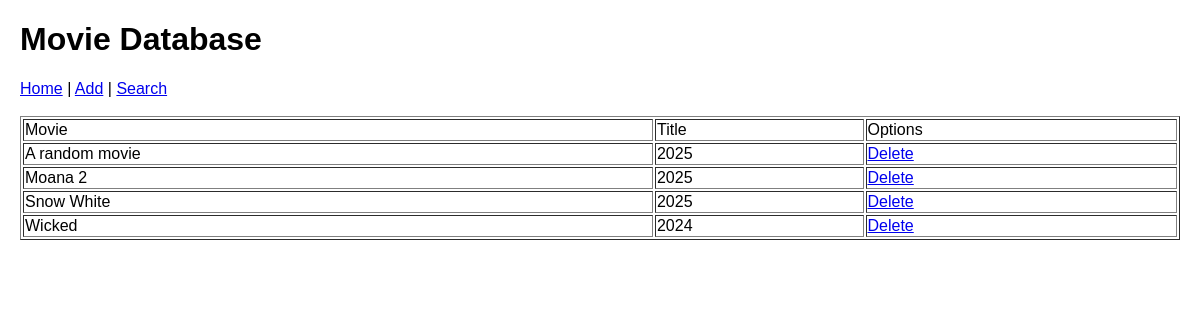
Before: / with the older database file.
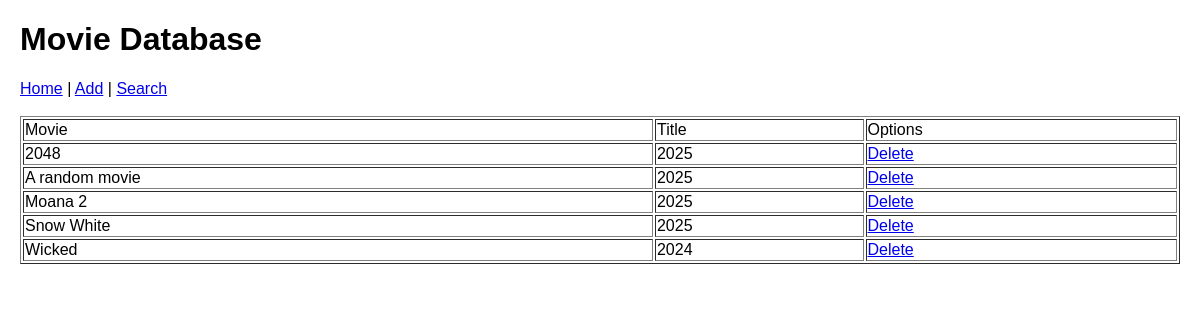
After: the same page with the newer database file.
### tables this page shows
CREATE TABLE movies (id INTEGER PRIMARY KEY AUTOINCREMENT, title TEXT, year TEXT);

### index.php (the view, shortened to what this page needs)
<!doctype html>
<html>
<head>
</head>
<body>
    <h1>Movie Database</h1>
    <nav>
        <a href="index.php">Home</a> |
        <a href="add_form.php">Add</a> |
        <a href="search_form.php">Search</a>
    </nav>
    <br>
    <table border="1" width="100%">
        <tr>
            <td>Movie</td>
            <td>Title</td>
            <td>Options</td>
        </tr>
        <?php
        $db = new SQLite3('/home/yx2679/databases/movies.db');
        $sql = "SELECT id, title, year FROM movies ORDER BY title, year";
        $statement = $db->prepare($sql);
        $result = $statement->execute();
        while ($row = $result->fetchArray()) {
            $id = $row[0];
            $title = $row[1];
            $year = $row[2];
            print "<tr>";
            print "    <td>$title</td>";
            print "    <td>$year</td>";
            print "    <td><a href='index.php?delete=$id' onclick=\"return confirm('Are you sure you want to delete $title?');\">Delete</a></td>";
            print "</tr>";
        }
        ?>
    </table>
</body>
</html>

### index.php (style rules this page uses)
body { font-family: Arial, sans-serif; margin: 20px; }
table { width: 100%; }

Changed rows visible on the page:
added movies: title "2048", year "2025"
